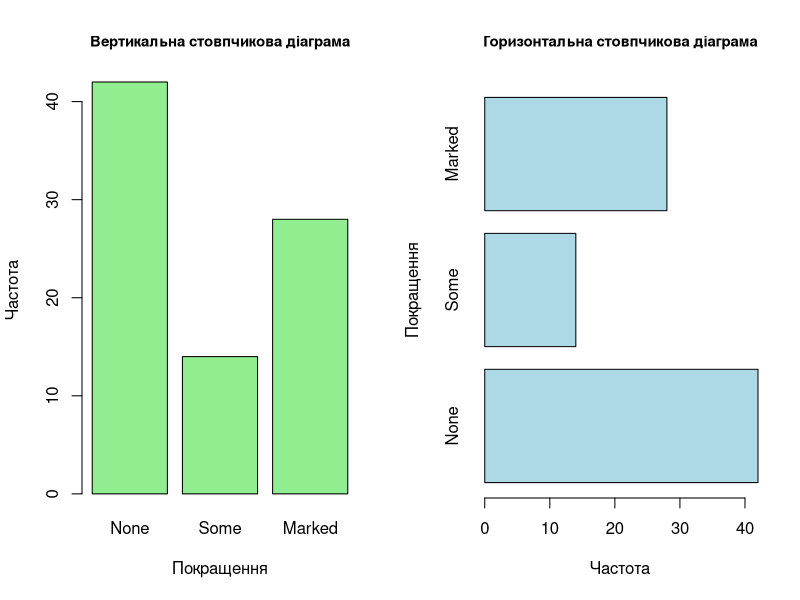
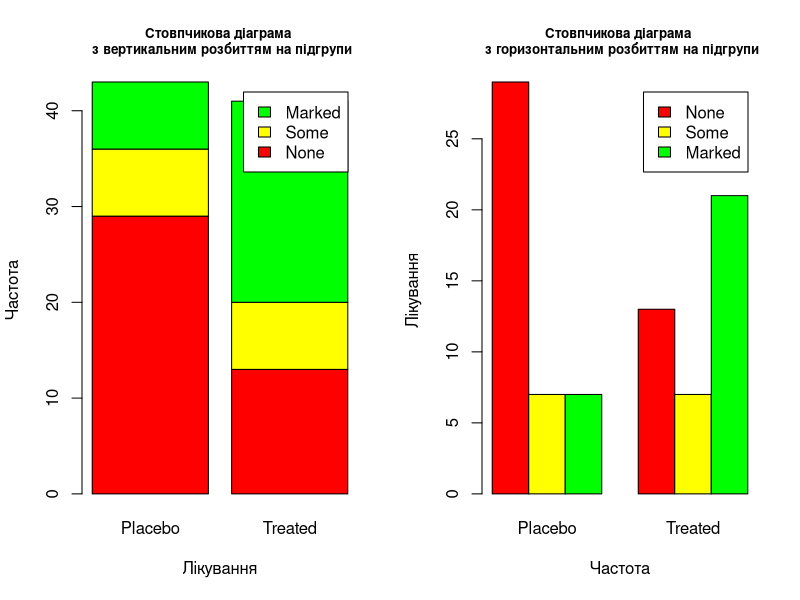
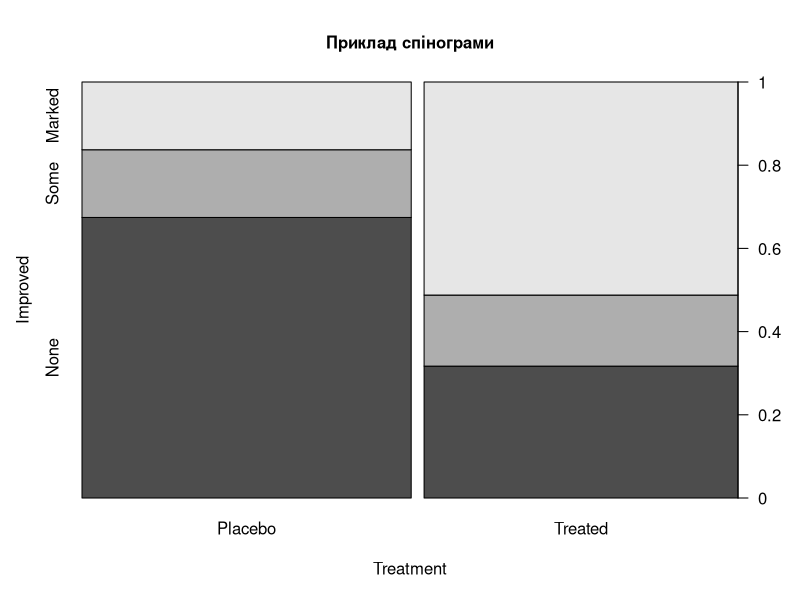

Reproduce these figures in R, in order. (Note: this script raises an error after producing the figures.)
## ---- chunk 1
library(vcd)
Arthritis
## ---- chunk 2
frequency_table <- table(Arthritis$Improved)
frequency_table
## ---- chunk 3
par(mfrow = c(1,2))

barplot(frequency_table, main="Вертикальна стовпчикова діаграма", cex.main = 0.9,
        xlab="Покращення", ylab="Частота", col = "lightgreen")

barplot(frequency_table, main="Горизонтальна стовпчикова діаграма", cex.main = 0.9,
        xlab="Частота", ylab="Покращення", col = "lightblue", horiz=TRUE)
## ---- chunk 4
counts <- table(Arthritis$Improved, Arthritis$Treatment)
counts
## ---- chunk 5
par(mfrow = c(1,2))

barplot(counts, main="Стовпчикова діаграма \n з вертикальним розбиттям на підгрупи", cex.main = 0.8, xlab="Лікування", ylab="Частота", col=c("red", "yellow", "green"), legend=rownames(counts))

barplot(counts, main="Стовпчикова діаграма \n з горизонтальним розбиттям на підгрупи", cex.main = 0.8, xlab="Частота", ylab="Лікування", col=c("red", "yellow", "green"), legend=rownames(counts), beside=TRUE)
## ---- chunk 6
attach(Arthritis)
counts <- table(Treatment, Improved)
spine(counts, main = "Приклад спінограми")
detach(Arthritis)
## ---- chunk 7
spine(counts, main = "Приклад спінограми", col = c("red", "yellow", "green"))
## ---- chunk 8
spineplot(counts, main = "Приклад спінограми", col = c("red", "yellow", "green"))
## ---- chunk 9
data(InsectSprays)
head(InsectSprays)
## ---- chunk 10
str(InsectSprays)
## ---- chunk 11
par(mfrow = c(1, 2))

boxplot(InsectSprays$count, 
        main = "Boxplot 1 \n Effectiveness of spray",
        xlab = "All sprays", ylab = "Count", col = "beige")

boxplot(InsectSprays$count ~ InsectSprays$spray, 
        main = "Boxplot 2 \n Effectiveness by spray",
        xlab = "Spray type", ylab = "Count", col = "lightpink")
## ---- chunk 12
data(mtcars)
head(mtcars)
## ---- chunk 13
boxplot(mpg ~ cyl, data = mtcars,
        notch = TRUE, varwidth = TRUE, 
        col = c("lightblue", "lightgreen", "lightcoral"),
        main = "Інформація про авто",
        xlab = "Кількість циліндрів", ylab = "Кількість миль на галон (mpg)")
## ---- chunk 14
mtcars$cyl.f <- factor(mtcars$cyl, levels = c(4, 6, 8), 
                       labels = c("4ц", "6ц", "8ц"))
mtcars$am.f <- factor(mtcars$am, levels = c(0, 1), 
                      labels = c("АТ", "МТ"))

boxplot(mpg ~ am.f * cyl.f, data = mtcars, varwidth = TRUE,
        col = c("lightblue", "lightpink"),
        main = "Витрати пального від кількості циліндрів та типу трансмісії",
        xlab = "Тип трансмісії", ylab = "Милі на галон (mpg)")
## ---- chunk 15
library(vioplot)
## ---- chunk 16
vioplot(mpg ~ cyl, data = mtcars, 
        names = c("4 циліндри", "6 циліндрів", "8 циліндрів"),
        col = c("lightblue", "lightgreen", "lightcoral"),
        main = "Скрипкові діаграми витрат пального",
        xlab = "Кількість циліндрів", ylab = "Кількість на галон (mpg)")
